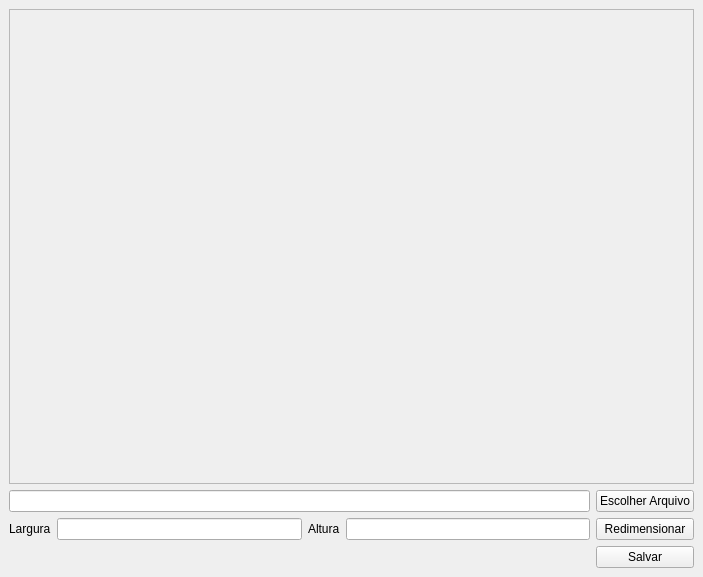
<?xml version="1.0" encoding="UTF-8"?>
<ui version="4.0">
 <class>MainWindow</class>
 <widget class="QMainWindow" name="MainWindow">
  <property name="geometry">
   <rect>
    <x>0</x>
    <y>0</y>
    <width>703</width>
    <height>577</height>
   </rect>
  </property>
  <property name="windowTitle">
   <string>Redimensionar Imagem</string>
  </property>
  <widget class="QWidget" name="centralwidget">
   <layout class="QGridLayout" name="gridLayout">
    <item row="2" column="0">
     <widget class="QLabel" name="label">
      <property name="text">
       <string>Largura</string>
      </property>
     </widget>
    </item>
    <item row="2" column="3">
     <widget class="QLineEdit" name="inputAltura"/>
    </item>
    <item row="2" column="4">
     <widget class="QPushButton" name="btnRedimensionar">
      <property name="text">
       <string>Redimensionar</string>
      </property>
     </widget>
    </item>
    <item row="2" column="1">
     <widget class="QLineEdit" name="inputLargura"/>
    </item>
    <item row="2" column="2">
     <widget class="QLabel" name="label_2">
      <property name="text">
       <string>Altura</string>
      </property>
     </widget>
    </item>
    <item row="3" column="4">
     <widget class="QPushButton" name="btnSalvar">
      <property name="text">
       <string>Salvar</string>
      </property>
     </widget>
    </item>
    <item row="0" column="0" colspan="5">
     <widget class="QScrollArea" name="scrollArea">
      <property name="widgetResizable">
       <bool>true</bool>
      </property>
      <widget class="QWidget" name="scrollAreaWidgetContents">
       <property name="geometry">
        <rect>
         <x>0</x>
         <y>0</y>
         <width>683</width>
         <height>470</height>
        </rect>
       </property>
       <layout class="QGridLayout" name="gridLayout_2">
        <item row="0" column="0">
         <widget class="QLabel" name="labelImg">
          <property name="text">
           <string/>
          </property>
         </widget>
        </item>
       </layout>
      </widget>
     </widget>
    </item>
    <item row="1" column="4">
     <widget class="QPushButton" name="btnEscolherArquivo">
      <property name="text">
       <string>Escolher Arquivo</string>
      </property>
     </widget>
    </item>
    <item row="1" column="0" colspan="4">
     <widget class="QLineEdit" name="inputAbrirArqivo"/>
    </item>
   </layout>
  </widget>
 </widget>
 <resources/>
 <connections/>
</ui>
